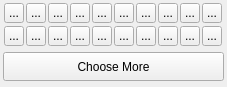
<?xml version="1.0" encoding="UTF-8"?>
<ui version="4.0">
 <class>Dialog_Color_Menu</class>
 <widget class="QDialog" name="Dialog_Color_Menu">
  <property name="geometry">
   <rect>
    <x>0</x>
    <y>0</y>
    <width>227</width>
    <height>87</height>
   </rect>
  </property>
  <property name="windowTitle">
   <string>Dialog</string>
  </property>
  <layout class="QGridLayout" name="gridLayout">
   <property name="leftMargin">
    <number>3</number>
   </property>
   <property name="topMargin">
    <number>3</number>
   </property>
   <property name="rightMargin">
    <number>3</number>
   </property>
   <property name="bottomMargin">
    <number>3</number>
   </property>
   <property name="spacing">
    <number>3</number>
   </property>
   <item row="0" column="0">
    <widget class="QWidget" name="widget" native="true">
     <property name="minimumSize">
      <size>
       <width>0</width>
       <height>20</height>
      </size>
     </property>
     <property name="maximumSize">
      <size>
       <width>16777215</width>
       <height>20</height>
      </size>
     </property>
     <layout class="QGridLayout" name="gridLayout_2">
      <property name="leftMargin">
       <number>0</number>
      </property>
      <property name="topMargin">
       <number>0</number>
      </property>
      <property name="rightMargin">
       <number>0</number>
      </property>
      <property name="bottomMargin">
       <number>0</number>
      </property>
      <property name="horizontalSpacing">
       <number>1</number>
      </property>
      <item row="0" column="2">
       <widget class="CxColorButton" name="tb_col_3">
        <property name="minimumSize">
         <size>
          <width>20</width>
          <height>20</height>
         </size>
        </property>
        <property name="maximumSize">
         <size>
          <width>20</width>
          <height>20</height>
         </size>
        </property>
        <property name="text">
         <string>...</string>
        </property>
        <attribute name="buttonGroup">
         <string notr="true">buttonGroup</string>
        </attribute>
       </widget>
      </item>
      <item row="0" column="0">
       <widget class="CxColorButton" name="tb_col_1">
        <property name="minimumSize">
         <size>
          <width>20</width>
          <height>20</height>
         </size>
        </property>
        <property name="maximumSize">
         <size>
          <width>20</width>
          <height>20</height>
         </size>
        </property>
        <property name="text">
         <string>...</string>
        </property>
        <attribute name="buttonGroup">
         <string notr="true">buttonGroup</string>
        </attribute>
       </widget>
      </item>
      <item row="0" column="7">
       <widget class="CxColorButton" name="tb_col_8">
        <property name="minimumSize">
         <size>
          <width>20</width>
          <height>20</height>
         </size>
        </property>
        <property name="maximumSize">
         <size>
          <width>20</width>
          <height>20</height>
         </size>
        </property>
        <property name="text">
         <string>...</string>
        </property>
        <attribute name="buttonGroup">
         <string notr="true">buttonGroup</string>
        </attribute>
       </widget>
      </item>
      <item row="0" column="3">
       <widget class="CxColorButton" name="tb_col_4">
        <property name="minimumSize">
         <size>
          <width>20</width>
          <height>20</height>
         </size>
        </property>
        <property name="maximumSize">
         <size>
          <width>20</width>
          <height>20</height>
         </size>
        </property>
        <property name="text">
         <string>...</string>
        </property>
        <attribute name="buttonGroup">
         <string notr="true">buttonGroup</string>
        </attribute>
       </widget>
      </item>
      <item row="0" column="4">
       <widget class="CxColorButton" name="tb_col_5">
        <property name="minimumSize">
         <size>
          <width>20</width>
          <height>20</height>
         </size>
        </property>
        <property name="maximumSize">
         <size>
          <width>20</width>
          <height>20</height>
         </size>
        </property>
        <property name="text">
         <string>...</string>
        </property>
        <attribute name="buttonGroup">
         <string notr="true">buttonGroup</string>
        </attribute>
       </widget>
      </item>
      <item row="0" column="5">
       <widget class="CxColorButton" name="tb_col_6">
        <property name="minimumSize">
         <size>
          <width>20</width>
          <height>20</height>
         </size>
        </property>
        <property name="maximumSize">
         <size>
          <width>20</width>
          <height>20</height>
         </size>
        </property>
        <property name="text">
         <string>...</string>
        </property>
        <attribute name="buttonGroup">
         <string notr="true">buttonGroup</string>
        </attribute>
       </widget>
      </item>
      <item row="0" column="6">
       <widget class="CxColorButton" name="tb_col_7">
        <property name="minimumSize">
         <size>
          <width>20</width>
          <height>20</height>
         </size>
        </property>
        <property name="maximumSize">
         <size>
          <width>20</width>
          <height>20</height>
         </size>
        </property>
        <property name="text">
         <string>...</string>
        </property>
        <attribute name="buttonGroup">
         <string notr="true">buttonGroup</string>
        </attribute>
       </widget>
      </item>
      <item row="0" column="8">
       <widget class="CxColorButton" name="tb_col_9">
        <property name="minimumSize">
         <size>
          <width>20</width>
          <height>20</height>
         </size>
        </property>
        <property name="maximumSize">
         <size>
          <width>20</width>
          <height>20</height>
         </size>
        </property>
        <property name="text">
         <string>...</string>
        </property>
        <attribute name="buttonGroup">
         <string notr="true">buttonGroup</string>
        </attribute>
       </widget>
      </item>
      <item row="0" column="1">
       <widget class="CxColorButton" name="tb_col_2">
        <property name="minimumSize">
         <size>
          <width>20</width>
          <height>20</height>
         </size>
        </property>
        <property name="maximumSize">
         <size>
          <width>20</width>
          <height>20</height>
         </size>
        </property>
        <property name="text">
         <string>...</string>
        </property>
        <attribute name="buttonGroup">
         <string notr="true">buttonGroup</string>
        </attribute>
       </widget>
      </item>
      <item row="0" column="9">
       <widget class="CxColorButton" name="tb_col_10">
        <property name="minimumSize">
         <size>
          <width>20</width>
          <height>20</height>
         </size>
        </property>
        <property name="maximumSize">
         <size>
          <width>20</width>
          <height>20</height>
         </size>
        </property>
        <property name="text">
         <string>...</string>
        </property>
        <attribute name="buttonGroup">
         <string notr="true">buttonGroup</string>
        </attribute>
       </widget>
      </item>
     </layout>
    </widget>
   </item>
   <item row="2" column="0">
    <widget class="QWidget" name="widget_2" native="true">
     <layout class="QGridLayout" name="gridLayout_4">
      <property name="leftMargin">
       <number>0</number>
      </property>
      <property name="topMargin">
       <number>3</number>
      </property>
      <property name="rightMargin">
       <number>0</number>
      </property>
      <property name="bottomMargin">
       <number>3</number>
      </property>
      <item row="0" column="0">
       <widget class="QToolButton" name="tb_choose_more">
        <property name="sizePolicy">
         <sizepolicy hsizetype="Minimum" vsizetype="Minimum">
          <horstretch>0</horstretch>
          <verstretch>0</verstretch>
         </sizepolicy>
        </property>
        <property name="text">
         <string>Choose More</string>
        </property>
       </widget>
      </item>
     </layout>
    </widget>
   </item>
   <item row="1" column="0">
    <widget class="QWidget" name="widget_3" native="true">
     <property name="minimumSize">
      <size>
       <width>0</width>
       <height>20</height>
      </size>
     </property>
     <property name="maximumSize">
      <size>
       <width>16777215</width>
       <height>20</height>
      </size>
     </property>
     <layout class="QGridLayout" name="gridLayout_3">
      <property name="leftMargin">
       <number>0</number>
      </property>
      <property name="topMargin">
       <number>0</number>
      </property>
      <property name="rightMargin">
       <number>0</number>
      </property>
      <property name="bottomMargin">
       <number>0</number>
      </property>
      <property name="horizontalSpacing">
       <number>1</number>
      </property>
      <item row="0" column="0">
       <widget class="CxColorButton" name="tb_col_11">
        <property name="minimumSize">
         <size>
          <width>20</width>
          <height>20</height>
         </size>
        </property>
        <property name="maximumSize">
         <size>
          <width>20</width>
          <height>20</height>
         </size>
        </property>
        <property name="text">
         <string>...</string>
        </property>
        <attribute name="buttonGroup">
         <string notr="true">buttonGroup</string>
        </attribute>
       </widget>
      </item>
      <item row="0" column="9">
       <widget class="CxColorButton" name="tb_col_18">
        <property name="minimumSize">
         <size>
          <width>20</width>
          <height>20</height>
         </size>
        </property>
        <property name="maximumSize">
         <size>
          <width>20</width>
          <height>20</height>
         </size>
        </property>
        <property name="text">
         <string>...</string>
        </property>
        <attribute name="buttonGroup">
         <string notr="true">buttonGroup</string>
        </attribute>
       </widget>
      </item>
      <item row="0" column="1">
       <widget class="CxColorButton" name="tb_col_12">
        <property name="minimumSize">
         <size>
          <width>20</width>
          <height>20</height>
         </size>
        </property>
        <property name="maximumSize">
         <size>
          <width>20</width>
          <height>20</height>
         </size>
        </property>
        <property name="text">
         <string>...</string>
        </property>
        <attribute name="buttonGroup">
         <string notr="true">buttonGroup</string>
        </attribute>
       </widget>
      </item>
      <item row="0" column="4">
       <widget class="CxColorButton" name="tb_col_14">
        <property name="minimumSize">
         <size>
          <width>20</width>
          <height>20</height>
         </size>
        </property>
        <property name="maximumSize">
         <size>
          <width>20</width>
          <height>20</height>
         </size>
        </property>
        <property name="text">
         <string>...</string>
        </property>
        <attribute name="buttonGroup">
         <string notr="true">buttonGroup</string>
        </attribute>
       </widget>
      </item>
      <item row="0" column="5">
       <widget class="CxColorButton" name="tb_col_15">
        <property name="minimumSize">
         <size>
          <width>20</width>
          <height>20</height>
         </size>
        </property>
        <property name="maximumSize">
         <size>
          <width>20</width>
          <height>20</height>
         </size>
        </property>
        <property name="text">
         <string>...</string>
        </property>
        <attribute name="buttonGroup">
         <string notr="true">buttonGroup</string>
        </attribute>
       </widget>
      </item>
      <item row="0" column="6">
       <widget class="CxColorButton" name="tb_col_16">
        <property name="minimumSize">
         <size>
          <width>20</width>
          <height>20</height>
         </size>
        </property>
        <property name="maximumSize">
         <size>
          <width>20</width>
          <height>20</height>
         </size>
        </property>
        <property name="text">
         <string>...</string>
        </property>
        <attribute name="buttonGroup">
         <string notr="true">buttonGroup</string>
        </attribute>
       </widget>
      </item>
      <item row="0" column="7">
       <widget class="CxColorButton" name="tb_col_17">
        <property name="minimumSize">
         <size>
          <width>20</width>
          <height>20</height>
         </size>
        </property>
        <property name="maximumSize">
         <size>
          <width>20</width>
          <height>20</height>
         </size>
        </property>
        <property name="text">
         <string>...</string>
        </property>
        <attribute name="buttonGroup">
         <string notr="true">buttonGroup</string>
        </attribute>
       </widget>
      </item>
      <item row="0" column="11">
       <widget class="CxColorButton" name="tb_col_20">
        <property name="minimumSize">
         <size>
          <width>20</width>
          <height>20</height>
         </size>
        </property>
        <property name="maximumSize">
         <size>
          <width>20</width>
          <height>20</height>
         </size>
        </property>
        <property name="text">
         <string>...</string>
        </property>
        <attribute name="buttonGroup">
         <string notr="true">buttonGroup</string>
        </attribute>
       </widget>
      </item>
      <item row="0" column="10">
       <widget class="CxColorButton" name="tb_col_19">
        <property name="minimumSize">
         <size>
          <width>20</width>
          <height>20</height>
         </size>
        </property>
        <property name="maximumSize">
         <size>
          <width>20</width>
          <height>20</height>
         </size>
        </property>
        <property name="text">
         <string>...</string>
        </property>
        <attribute name="buttonGroup">
         <string notr="true">buttonGroup</string>
        </attribute>
       </widget>
      </item>
      <item row="0" column="2">
       <widget class="CxColorButton" name="tb_col_13">
        <property name="minimumSize">
         <size>
          <width>20</width>
          <height>20</height>
         </size>
        </property>
        <property name="maximumSize">
         <size>
          <width>20</width>
          <height>20</height>
         </size>
        </property>
        <property name="text">
         <string>...</string>
        </property>
        <attribute name="buttonGroup">
         <string notr="true">buttonGroup</string>
        </attribute>
       </widget>
      </item>
     </layout>
    </widget>
   </item>
  </layout>
 </widget>
 <customwidgets>
  <customwidget>
   <class>CxColorButton</class>
   <extends>QToolButton</extends>
   <header>cxcolorbutton.h</header>
  </customwidget>
 </customwidgets>
 <resources/>
 <connections/>
 <buttongroups>
  <buttongroup name="buttonGroup"/>
 </buttongroups>
</ui>
